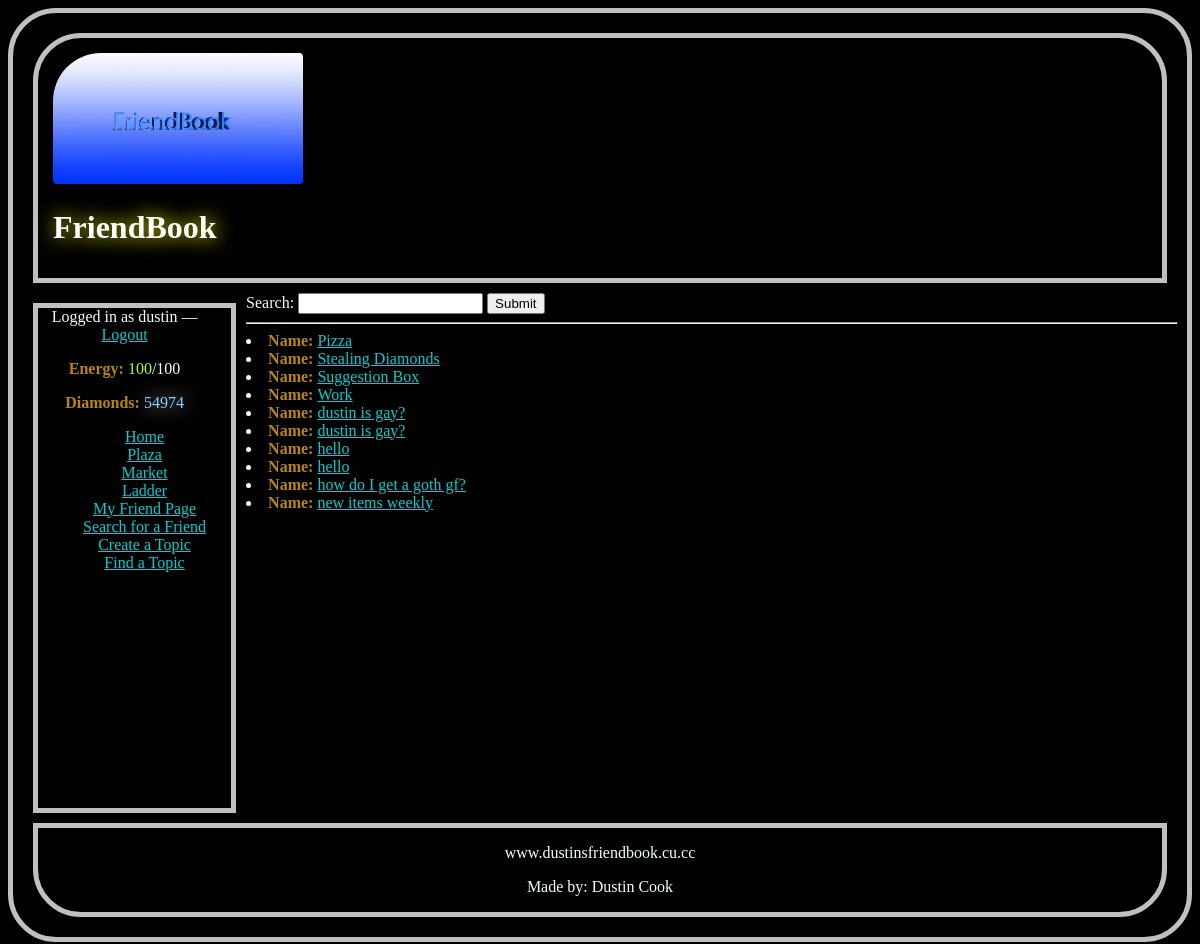
/topic_search (signed in), run on the app's committed database.
### friend/models.py (models this page shows, shortened)
class Friend(models.Model):
    user = models.OneToOneField(User, null=True, blank=True, on_delete=models.CASCADE)
    show_info = models.BooleanField(default=False)
    level = models.IntegerField()
    diamonds = models.IntegerField() # game currency
    energy = models.PositiveIntegerField()
    attack = models.IntegerField()
    defense = models.IntegerField()
    diamond_gen = models.IntegerField(default=1)
    profile_image = models.ImageField(null=True, blank=True)

class Topic(models.Model):
    creator = models.ForeignKey('Friend', related_name='+', on_delete=models.CASCADE)
    title = models.TextField(max_length=100)
    def __str__(self):
        return self.title

### friend/views.py (the view)
# urls.py: re_path(r'^topic_search$', friend.views.topic_search, name='topic_search'),
def topic_search(request):
    if 'search_string' in request.GET:
        search = request.GET['search_string']
        search = search.strip()
        topics = Topic.objects.filter(title__icontains=search)
    else:
        topics = Topic.objects.order_by('title')
        search = None
    context = {
        'topics': topics,
        'search': search,
        }
    return render(request, 'topic_search.html', context)

### friend/templates/topic_search.html
{% extends 'base.html' %}
{% block content %}
<form action="{% url 'topic_search' %}" method="get">
            Search: <input type="text" name="search_string" value="{% if search %} {{ search }} {% endif %}" /> <input type="submit" value"Search" />
</form>
<hr />
{% for topic in topics %}
    <li class="friend_search_list"><strong>Name: </strong><a href="{% url 'topic_page' topic_id=topic.id %}">{{ topic }}</a></li>
{% endfor %}
{% endblock %}

### friend/templates/base.html (shortened to what this page needs)
<!DOCTYPE html>
{% load static %}
<html>
	<head>
        <link rel="stylesheet" href="{% static 'friend/main.css' %}" />
	</head>
	<body>
        <header>
            <img id="logo-image" src="{% static 'friend/FriendBook.png' %}" width="250" /> <h1 class="glow">FriendBook</h1>
        </header>
        <nav>
            {% if user.is_authenticated %}
                Logged in as {{ user.username }} &mdash; <a href="{% url 'logout' %}?next=/">Logout</a> <br />
                <p id="energy_status"><strong>Energy: </strong><em id="energy_style">{{ user.friend.energy }}</em>/100</p>
                <p id="diamond_status"><strong>Diamonds: </strong><em id="diamond_style">{{ user.friend.diamonds }}</em></p>
            {% else %}
                Not logged in &mdash; <a href="{% url 'login' %}">Login</a>
            {% endif %}
            <ul class="no_dot">
                <li><a href="{% url 'index' %}">Home</a></li>
                <li><a href="{% url 'comment_page' %}">Plaza</a></li>
                <li><a href="{% url 'market' %}">Market</a></li>
                <li><a href="{% url 'ladder' %}">Ladder</a></li>
                <li><a href="{% url 'active_friend_page' %}">My Friend Page</a></li>
                <li><a href="{% url 'friend_search' %}">Search for a Friend</a></li>
                <li><a href="{% url 'add_topic' %}">Create a Topic</a></li>
                <li><a href="{% url 'topic_search' %}">Find a Topic</a></li>
            </ul>
        </nav>
        <div id="content">
            {% block content %}
            {% endblock %}
        </div>
        <footer>
            <p>www.dustinsfriendbook.cu.cc</p>
            <p>Made by: Dustin Cook</p>
        </footer>
	</body>
</html>

### static/friend/main.css (style rules this page uses)
body { background-color: black; color: azure; border: solid silver thick; border-radius: 3em; padding: 10px; }
nav { width: 15%; float: left; height: 500px; background-color: black; color: azure; border: solid silver thick; text-align: center; margin: 10px; padding-right: 20px; }
header { background-color: black; color: azure; border: solid silver thick; margin: 10px; padding: 10px; padding-top: 15px; padding-left: 15px; border-top-left-radius: 3em; border-top-right-radius: 3em; }
footer { clear: both; position: relative; z-index: 10; margin-top: -3em; background-color: black; color: azure; border: solid silver thick; border-radius: 3em; border-top-left-radius: 0; border-top-right-radius: 0; margin: 10px; text-align: center; }
a { color: darkturquoise; }
strong { color: darkgoldenrod; }
ul.no_dot { list-style-type: none; }
.glow { color: #FFFFFF; -webkit-stroke-width: 5.3px; -webkit-stroke-color: #FFFFFF; -webkit-fill-color: #FFFFFF; text-shadow: 1px 0px 20px yellow; -webkit-transition: width 0.3s; transition: width 0.3s; -moz-transition: width 0.3s; -o-transition: width 0.3s; }
#logo-image { border-top-left-radius: 3em; }
#content { background-color: black; color: ghostwhite; height: 500px; overflow: auto; }
#energy_style { color: greenyellow; font-style: normal; }
#diamond_style { font-style: normal; color: lightskyblue; webkit-stroke-width: 5.3px; text-shadow: 1px 0px 20px aliceblue; }

### data on the page
Topic: title "Pizza"
Topic: title "Stealing Diamonds"
Topic: title "Suggestion Box"
Topic: title "Work"
Topic: title "dustin is gay?"
Topic: title "dustin is gay?"
Topic: title "hello"
Topic: title "hello"
Topic: title "how do I get a goth gf?"
Topic: title "new items weekly"

### other printed values
{{ user.username }} "dustin"
{{ user.friend.energy }} "100"
{{ user.friend.diamonds }} "54974"
